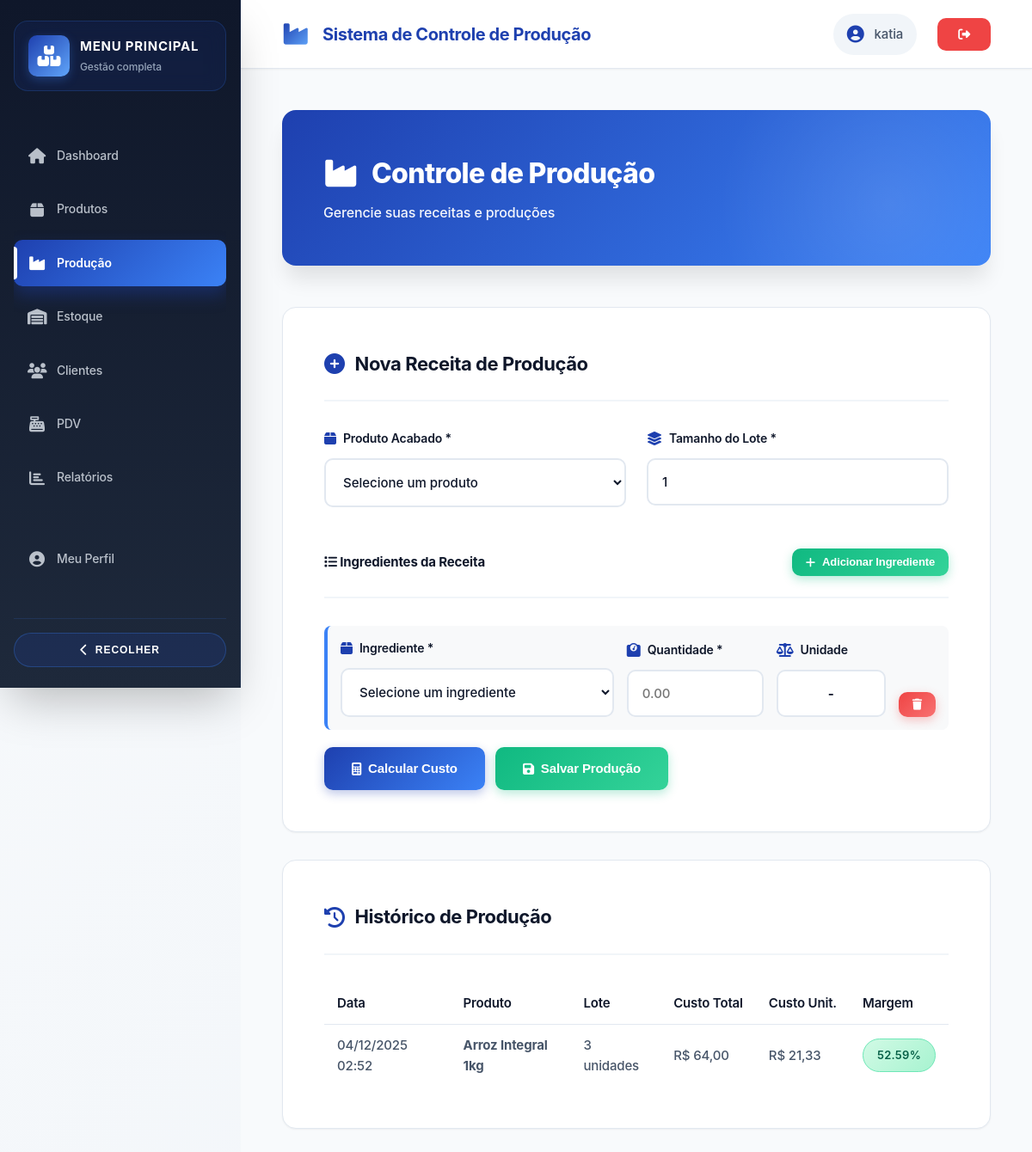
The app's page /views/production/index.php (signed in) with its own data.
### tables this page shows
CREATE TABLE productions (
            id INTEGER PRIMARY KEY AUTOINCREMENT,
            product_id INTEGER NOT NULL,
            batch_size INTEGER NOT NULL,
            total_cost REAL NOT NULL,
            unit_cost REAL NOT NULL,
            profit_margin REAL,
            created_at DATETIME DEFAULT CURRENT_TIMESTAMP, user_id INTEGER NOT NULL DEFAULT 1,
            FOREIGN KEY (product_id) REFERENCES products(id)
        );

CREATE TABLE products (
            id INTEGER PRIMARY KEY AUTOINCREMENT,
            barcode TEXT UNIQUE NOT NULL,
            description TEXT NOT NULL,
            cost REAL NOT NULL,
            price REAL NOT NULL,
            stock REAL DEFAULT 0,
            min_stock REAL DEFAULT 0,
            unit TEXT NOT NULL,
            type TEXT NOT NULL,
            image TEXT,
            created_at DATETIME DEFAULT CURRENT_TIMESTAMP,
            updated_at DATETIME DEFAULT CURRENT_TIMESTAMP
        , category TEXT, brand TEXT, supplier TEXT, max_stock REAL, notes TEXT, status TEXT DEFAULT "active", user_id INTEGER NOT NULL DEFAULT 1);

### includes/multi_tenancy.php (called while the page is built, shortened)
<?php
function getCurrentUserId() {
    return $_SESSION['user_id'] ?? null;
}
function getCurrentUserRole() {
    return $_SESSION['user_role'] ?? 'user';
}
function isAdmin() {
    return getCurrentUserRole() === 'admin';
}
function getUserFilter($tableAlias = '') {
    $userId = getCurrentUserId();
    $prefix = $tableAlias ? $tableAlias . '.' : '';
    return "{$prefix}user_id = {$userId}";
}
function addUserFilterToQuery($query, $tableAlias = '') {
    $filter = getUserFilter($tableAlias);
    if (stripos($query, 'WHERE') !== false) {
        return str_replace('WHERE', "WHERE {$filter} AND", $query);
    } else {
        $keywords = ['GROUP BY', 'ORDER BY', 'LIMIT', 'OFFSET'];
        $position = false;
        foreach ($keywords as $keyword) {
            $pos = stripos($query, $keyword);
            if ($pos !== false && ($position === false || $pos < $position)) {
                $position = $pos;
            }
        }
        if ($position !== false) {
            return substr_replace($query, " WHERE {$filter} ", $position, 0);
        } else {
            return $query . " WHERE {$filter}";
        }
    }
}
?>

### config/config.php (called while the page is built, shortened)
<?php
require_once __DIR__ . '/../includes/multi_tenancy.php';
function formatMoney($value) {
    return 'R$ ' . number_format($value, 2, ',', '.');
}
?>

### views/production/index.php (the view, shortened to what this page needs)
<?php
require_once __DIR__ . '/../../config/config.php';
$db = Database::getInstance()->getConnection();
$productions = $db->query("
    SELECT p.*, pr.description as product_name
    FROM productions p
    JOIN products pr ON p.product_id = pr.id
    ORDER BY p.created_at DESC
    LIMIT 20
")->fetchAll(PDO::FETCH_ASSOC);
require_once __DIR__ . '/../../includes/multi_tenancy.php';
$queryProductions = "SELECT p.*, pr.description as product_name FROM productions p JOIN products pr ON p.product_id = pr.id ORDER BY p.created_at DESC LIMIT 20";
$queryProductions = addUserFilterToQuery($queryProductions, 'p');
$productions = $db->query($queryProductions)->fetchAll(PDO::FETCH_ASSOC);
?>
<?php include __DIR__ . '/../../components/header.php'; ?>
<div class="main-layout">
    <?php include __DIR__ . '/../../components/sidebar.php'; ?>
    <div class="content-wrapper">
        <?php include __DIR__ . '/../../components/navbar.php'; ?>
        <main class="main-content">
            <div class="page-header">
                <h1><i class="fas fa-industry"></i> Controle de Produção</h1>
                <p>Gerencie suas receitas e produções</p>
            </div>
            <div class="card">
                <div class="card-header">
                    <h3><i class="fas fa-plus-circle"></i> Nova Receita de Produção</h3>
                </div>
                <form id="productionForm">
                    <div class="form-row">
                        <div class="form-group">
                            <label for="finished_product">
                                <i class="fas fa-box"></i>
                                Produto Acabado *
                            </label>
                            <select id="finished_product" name="product_id" required>
                                <option value="">Selecione um produto</option>
                            </select>
                        </div>
                        <div class="form-group">
                            <label for="batch_size">
                                <i class="fas fa-layer-group"></i>
                                Tamanho do Lote *
                            </label>
                            <input type="number" id="batch_size" name="batch_size" min="1" value="1" required>
                        </div>
                    </div>
                    <div class="card-header" style="margin-top: 20px;">
                        <h4><i class="fas fa-list"></i> Ingredientes da Receita</h4>
                        <button type="button" class="btn btn-success btn-sm" onclick="adicionarIngrediente()">
                            <i class="fas fa-plus"></i> Adicionar Ingrediente
                        </button>
                    </div>
                    <div id="ingredientsContainer">
                    </div>
                    <div class="btn-group" style="margin-top: 20px;">
                        <button type="button" class="btn btn-primary" onclick="calcularProducao()">
                            <i class="fas fa-calculator"></i> Calcular Custo
                        </button>
                        <button type="button" class="btn btn-success" id="saveBtn" onclick="salvarProducao()" disabled>
                            <i class="fas fa-save"></i> Salvar Produção
                        </button>
                    </div>
                </form>
            </div>
            <div class="card">
                <div class="card-header">
                    <h3><i class="fas fa-history"></i> Histórico de Produção</h3>
                </div>
                <div class="table-responsive">
                    <table class="table">
                        <thead>
                            <tr>
                                <th>Data</th>
                                <th>Produto</th>
                                <th>Lote</th>
                                <th>Custo Total</th>
                                <th>Custo Unit.</th>
                                <th>Margem</th>
                            </tr>
                        </thead>
                        <tbody>
                            <?php foreach ($productions as $prod): ?>
                                <tr>
                                    <td><?php echo date('d/m/Y H:i', strtotime($prod['created_at'])); ?></td>
                                    <td><strong><?php echo htmlspecialchars($prod['product_name']); ?></strong></td>
                                    <td><?php echo $prod['batch_size']; ?> unidades</td>
                                    <td><?php echo formatMoney($prod['total_cost']); ?></td>
                                    <td><?php echo formatMoney($prod['unit_cost']); ?></td>
                                    <td><span class="badge badge-success"><?php echo number_format($prod['profit_margin'], 2); ?>%</span></td>
                                </tr>
                            <?php endforeach; ?>
                        </tbody>
                    </table>
                </div>
            </div>
        </main>
    </div>
</div>
<?php include __DIR__ . '/../../components/footer.php'; ?>

### records on screen
productions: created_at "04/12/2025 02:52", product.description "Arroz Integral 1kg", batch_size "3", total_cost "R$ 64,00", unit_cost "R$ 21,33", profit_margin "52.59"

### other values on screen
APP_NAME "Sistema de Controle de Produção"
$currentUser['name'] "katia"
